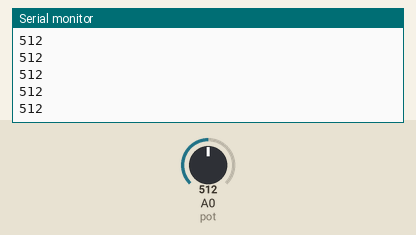
This sketch was run on a simulated Arduino Uno, built with avr-gcc and run on an emulated ATmega328P. On the bench: the last lines printed to the serial monitor. The test bench sets the inputs (shaded band); at power-on: A0 (pot) = 512.

Above: at 1.2 s.
1.3 s: A0 (pot) set to 716
At 1.31 s:
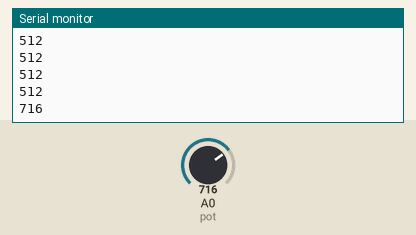
2.8 s: A0 (pot) set to 900
At 2.81 s:
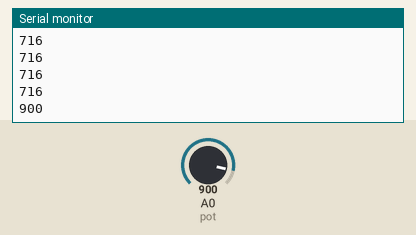
Timing chart, 0 to 5.8 s (numbered marks = the images above; inputs shaded):
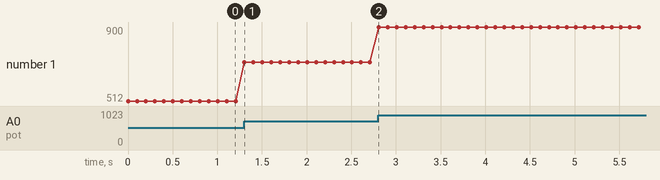

The sketch:

Ex2.ino
```cpp
#define pot A0

void setup() {
  Serial.begin(9600);
}

void loop() {
  int value = analogRead(pot);
  Serial.println(value);
  delay(100);
}
```

Measured:
- after the input at 1.3 s, the serial monitor: prints a new line at once (image 1)
- after the input at 2.8 s, the serial monitor: prints a new line at once (image 2)
- plotted number 1: 512 → 716 after the input at 1.3 s, 716 → 900 after the input at 2.8 s
